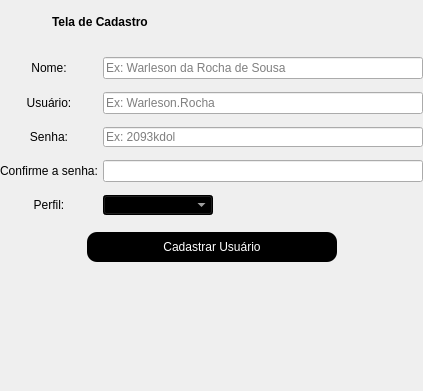
      <widget class="QWidget" name="pg_cadastro">
       <layout class="QFormLayout" name="formLayout_7">
        <property name="horizontalSpacing">
         <number>0</number>
        </property>
        <property name="verticalSpacing">
         <number>12</number>
        </property>
        <property name="leftMargin">
         <number>0</number>
        </property>
        <property name="topMargin">
         <number>0</number>
        </property>
        <property name="rightMargin">
         <number>0</number>
        </property>
        <property name="bottomMargin">
         <number>0</number>
        </property>
        <item row="0" column="1">
         <layout class="QGridLayout" name="gridLayout_14">
          <property name="topMargin">
           <number>0</number>
          </property>
          <property name="rightMargin">
           <number>0</number>
          </property>
          <property name="spacing">
           <number>0</number>
          </property>
          <item row="0" column="1">
           <layout class="QFormLayout" name="formLayout_9">
            <property name="horizontalSpacing">
             <number>0</number>
            </property>
            <property name="verticalSpacing">
             <number>0</number>
            </property>
            <property name="leftMargin">
             <number>0</number>
            </property>
            <property name="topMargin">
             <number>0</number>
            </property>
            <property name="rightMargin">
             <number>0</number>
            </property>
            <property name="bottomMargin">
             <number>0</number>
            </property>
            <item row="0" column="0">
             <widget class="QLabel" name="label_16">
              <property name="minimumSize">
               <size>
                <width>280</width>
                <height>45</height>
               </size>
              </property>
              <property name="maximumSize">
               <size>
                <width>280</width>
                <height>45</height>
               </size>
              </property>
              <property name="styleSheet">
               <string notr="true">font: 75 26pt &quot;MS Shell Dlg 2&quot;;</string>
              </property>
              <property name="text">
               <string>&lt;html&gt;&lt;head/&gt;&lt;body&gt;&lt;p&gt;&lt;span style=&quot; font-weight:600;&quot;&gt;Tela de Cadastro&lt;/span&gt;&lt;/p&gt;&lt;/body&gt;&lt;/html&gt;</string>
              </property>
             </widget>
            </item>
            <item row="0" column="1">
             <widget class="QLabel" name="label_17">
              <property name="minimumSize">
               <size>
                <width>40</width>
                <height>45</height>
               </size>
              </property>
              <property name="maximumSize">
               <size>
                <width>40</width>
                <height>45</height>
               </size>
              </property>
              <property name="text">
               <string/>
              </property>
              <property name="pixmap">
               <pixmap>../../../.designer/imagens/usuario.png</pixmap>
              </property>
              <property name="scaledContents">
               <bool>true</bool>
              </property>
             </widget>
            </item>
           </layout>
          </item>
          <item row="0" column="0">
           <spacer name="horizontalSpacer_3">
            <property name="orientation">
             <enum>Qt::Horizontal</enum>
            </property>
            <property name="sizeHint" stdset="0">
             <size>
              <width>40</width>
              <height>20</height>
             </size>
            </property>
           </spacer>
          </item>
          <item row="0" column="2">
           <spacer name="horizontalSpacer_4">
            <property name="orientation">
             <enum>Qt::Horizontal</enum>
            </property>
            <property name="sizeHint" stdset="0">
             <size>
              <width>40</width>
              <height>20</height>
             </size>
            </property>
           </spacer>
          </item>
         </layout>
        </item>
        <item row="4" column="1">
         <spacer name="verticalSpacer_6">
          <property name="orientation">
           <enum>Qt::Vertical</enum>
          </property>
          <property name="sizeHint" stdset="0">
           <size>
            <width>20</width>
            <height>91</height>
           </size>
          </property>
         </spacer>
        </item>
        <item row="5" column="1">
         <widget class="QLabel" name="label_52">
          <property name="text">
           <string/>
          </property>
         </widget>
        </item>
        <item row="1" column="1">
         <layout class="QGridLayout" name="gridLayout_16">
          <property name="leftMargin">
           <number>0</number>
          </property>
          <property name="topMargin">
           <number>0</number>
          </property>
          <property name="horizontalSpacing">
           <number>5</number>
          </property>
          <property name="verticalSpacing">
           <number>13</number>
          </property>
          <item row="1" column="0">
           <widget class="QLabel" name="label_20">
            <property name="focusPolicy">
             <enum>Qt::NoFocus</enum>
            </property>
            <property name="layoutDirection">
             <enum>Qt::LeftToRight</enum>
            </property>
            <property name="styleSheet">
             <string notr="true">font: 75 14pt &quot;MS Shell Dlg 2&quot;;</string>
            </property>
            <property name="text">
             <string>Usuário:</string>
            </property>
            <property name="alignment">
             <set>Qt::AlignCenter</set>
            </property>
           </widget>
          </item>
          <item row="1" column="1">
           <widget class="QLineEdit" name="cad_usuario">
            <property name="sizePolicy">
             <sizepolicy hsizetype="MinimumExpanding" vsizetype="Fixed">
              <horstretch>0</horstretch>
              <verstretch>0</verstretch>
             </sizepolicy>
            </property>
            <property name="accessibleDescription">
             <string/>
            </property>
            <property name="placeholderText">
             <string>Ex: Warleson.Rocha</string>
            </property>
           </widget>
          </item>
          <item row="0" column="0">
           <widget class="QLabel" name="label_19">
            <property name="focusPolicy">
             <enum>Qt::NoFocus</enum>
            </property>
            <property name="layoutDirection">
             <enum>Qt::LeftToRight</enum>
            </property>
            <property name="styleSheet">
             <string notr="true">font: 75 14pt &quot;MS Shell Dlg 2&quot;;</string>
            </property>
            <property name="text">
             <string>Nome:</string>
            </property>
            <property name="alignment">
             <set>Qt::AlignCenter</set>
            </property>
           </widget>
          </item>
          <item row="0" column="1">
           <widget class="QLineEdit" name="cad_nome">
            <property name="sizePolicy">
             <sizepolicy hsizetype="MinimumExpanding" vsizetype="Fixed">
              <horstretch>0</horstretch>
              <verstretch>0</verstretch>
             </sizepolicy>
            </property>
            <property name="minimumSize">
             <size>
              <width>320</width>
              <height>20</height>
             </size>
            </property>
            <property name="maximumSize">
             <size>
              <width>16777215</width>
              <height>16777215</height>
             </size>
            </property>
            <property name="accessibleDescription">
             <string/>
            </property>
            <property name="placeholderText">
             <string>Ex: Warleson da Rocha de Sousa</string>
            </property>
           </widget>
          </item>
          <item row="2" column="1">
           <widget class="QLineEdit" name="cad_senha">
            <property name="sizePolicy">
             <sizepolicy hsizetype="MinimumExpanding" vsizetype="Fixed">
              <horstretch>0</horstretch>
              <verstretch>0</verstretch>
             </sizepolicy>
            </property>
            <property name="maximumSize">
             <size>
              <width>16777215</width>
              <height>20</height>
             </size>
            </property>
            <property name="accessibleDescription">
             <string/>
            </property>
            <property name="echoMode">
             <enum>QLineEdit::Password</enum>
            </property>
            <property name="placeholderText">
             <string>Ex: 2093kdol</string>
            </property>
            <property name="clearButtonEnabled">
             <bool>false</bool>
            </property>
           </widget>
          </item>
          <item row="3" column="0">
           <widget class="QLabel" name="label_22">
            <property name="focusPolicy">
             <enum>Qt::NoFocus</enum>
            </property>
            <property name="layoutDirection">
             <enum>Qt::LeftToRight</enum>
            </property>
            <property name="styleSheet">
             <string notr="true">font: 75 14pt &quot;MS Shell Dlg 2&quot;;</string>
            </property>
            <property name="text">
             <string>Confirme a senha:</string>
            </property>
            <property name="alignment">
             <set>Qt::AlignCenter</set>
            </property>
           </widget>
          </item>
          <item row="4" column="1">
           <widget class="QComboBox" name="cb_perfil">
            <property name="sizePolicy">
             <sizepolicy hsizetype="Minimum" vsizetype="Minimum">
              <horstretch>0</horstretch>
              <verstretch>0</verstretch>
             </sizepolicy>
            </property>
            <property name="minimumSize">
             <size>
              <width>110</width>
              <height>20</height>
             </size>
            </property>
            <property name="maximumSize">
             <size>
              <width>110</width>
              <height>20</height>
             </size>
            </property>
            <property name="baseSize">
             <size>
              <width>0</width>
              <height>0</height>
             </size>
            </property>
            <property name="layoutDirection">
             <enum>Qt::LeftToRight</enum>
            </property>
            <property name="autoFillBackground">
             <bool>false</bool>
            </property>
            <property name="styleSheet">
             <string notr="true">color: rgb(255, 255, 255);
background-color: rgb(0, 0, 0);
font: 75 10pt &quot;MS Shell Dlg 2&quot;;

</string>
            </property>
            <property name="currentIndex">
             <number>-1</number>
            </property>
            <item>
             <property name="text">
              <string>Usuário</string>
             </property>
            </item>
            <item>
             <property name="text">
              <string>Administrador</string>
             </property>
            </item>
           </widget>
          </item>
          <item row="2" column="0">
           <widget class="QLabel" name="label_21">
            <property name="focusPolicy">
             <enum>Qt::NoFocus</enum>
            </property>
            <property name="layoutDirection">
             <enum>Qt::LeftToRight</enum>
            </property>
            <property name="styleSheet">
             <string notr="true">font: 75 14pt &quot;MS Shell Dlg 2&quot;;</string>
            </property>
            <property name="text">
             <string>Senha:</string>
            </property>
            <property name="alignment">
             <set>Qt::AlignCenter</set>
            </property>
           </widget>
          </item>
          <item row="3" column="1">
           <widget class="QLineEdit" name="cad_confirmarsenha">
            <property name="sizePolicy">
             <sizepolicy hsizetype="MinimumExpanding" vsizetype="Fixed">
              <horstretch>0</horstretch>
              <verstretch>0</verstretch>
             </sizepolicy>
            </property>
            <property name="accessibleDescription">
             <string/>
            </property>
            <property name="echoMode">
             <enum>QLineEdit::Password</enum>
            </property>
            <property name="placeholderText">
             <string/>
            </property>
           </widget>
          </item>
          <item row="4" column="0">
           <widget class="QLabel" name="label_23">
            <property name="focusPolicy">
             <enum>Qt::NoFocus</enum>
            </property>
            <property name="layoutDirection">
             <enum>Qt::RightToLeft</enum>
            </property>
            <property name="styleSheet">
             <string notr="true">font: 75 14pt &quot;MS Shell Dlg 2&quot;;</string>
            </property>
            <property name="text">
             <string>Perfil:</string>
            </property>
            <property name="alignment">
             <set>Qt::AlignCenter</set>
            </property>
           </widget>
          </item>
          <item row="5" column="0" colspan="2">
           <layout class="QGridLayout" name="gridLayout_15">
            <property name="leftMargin">
             <number>0</number>
            </property>
            <property name="topMargin">
             <number>0</number>
            </property>
            <item row="0" column="1">
             <spacer name="verticalSpacer_5">
              <property name="orientation">
               <enum>Qt::Vertical</enum>
              </property>
              <property name="sizeType">
               <enum>QSizePolicy::Minimum</enum>
              </property>
              <property name="sizeHint" stdset="0">
               <size>
                <width>0</width>
                <height>4</height>
               </size>
              </property>
             </spacer>
            </item>
            <item row="1" column="1">
             <widget class="QPushButton" name="cad_btncadastro">
              <property name="sizePolicy">
               <sizepolicy hsizetype="Minimum" vsizetype="Minimum">
                <horstretch>0</horstretch>
                <verstretch>0</verstretch>
               </sizepolicy>
              </property>
              <property name="minimumSize">
               <size>
                <width>250</width>
                <height>30</height>
               </size>
              </property>
              <property name="maximumSize">
               <size>
                <width>250</width>
                <height>30</height>
               </size>
              </property>
              <property name="cursor">
               <cursorShape>PointingHandCursor</cursorShape>
              </property>
              <property name="layoutDirection">
               <enum>Qt::LeftToRight</enum>
              </property>
              <property name="styleSheet">
               <string notr="true">QPushButton{
background-color: rgb(0, 0, 0);
font: 75 14pt &quot;MS Shell Dlg 2&quot;;
color: rgb(255, 255, 255);
border-radius:10px;
;}

QPushButton:hover{
	
	
	
	background-color: rgb(85, 255, 127);
	 color:black
}




</string>
              </property>
              <property name="text">
               <string>Cadastrar Usuário</string>
              </property>
             </widget>
            </item>
            <item row="1" column="2">
             <spacer name="horizontalSpacer_8">
              <property name="orientation">
               <enum>Qt::Horizontal</enum>
              </property>
              <property name="sizeHint" stdset="0">
               <size>
                <width>40</width>
                <height>20</height>
               </size>
              </property>
             </spacer>
            </item>
            <item row="1" column="0">
             <spacer name="horizontalSpacer_7">
              <property name="orientation">
               <enum>Qt::Horizontal</enum>
              </property>
              <property name="sizeHint" stdset="0">
               <size>
                <width>40</width>
                <height>20</height>
               </size>
              </property>
             </spacer>
            </item>
           </layout>
          </item>
         </layout>
        </item>
       </layout>
      </widget>
